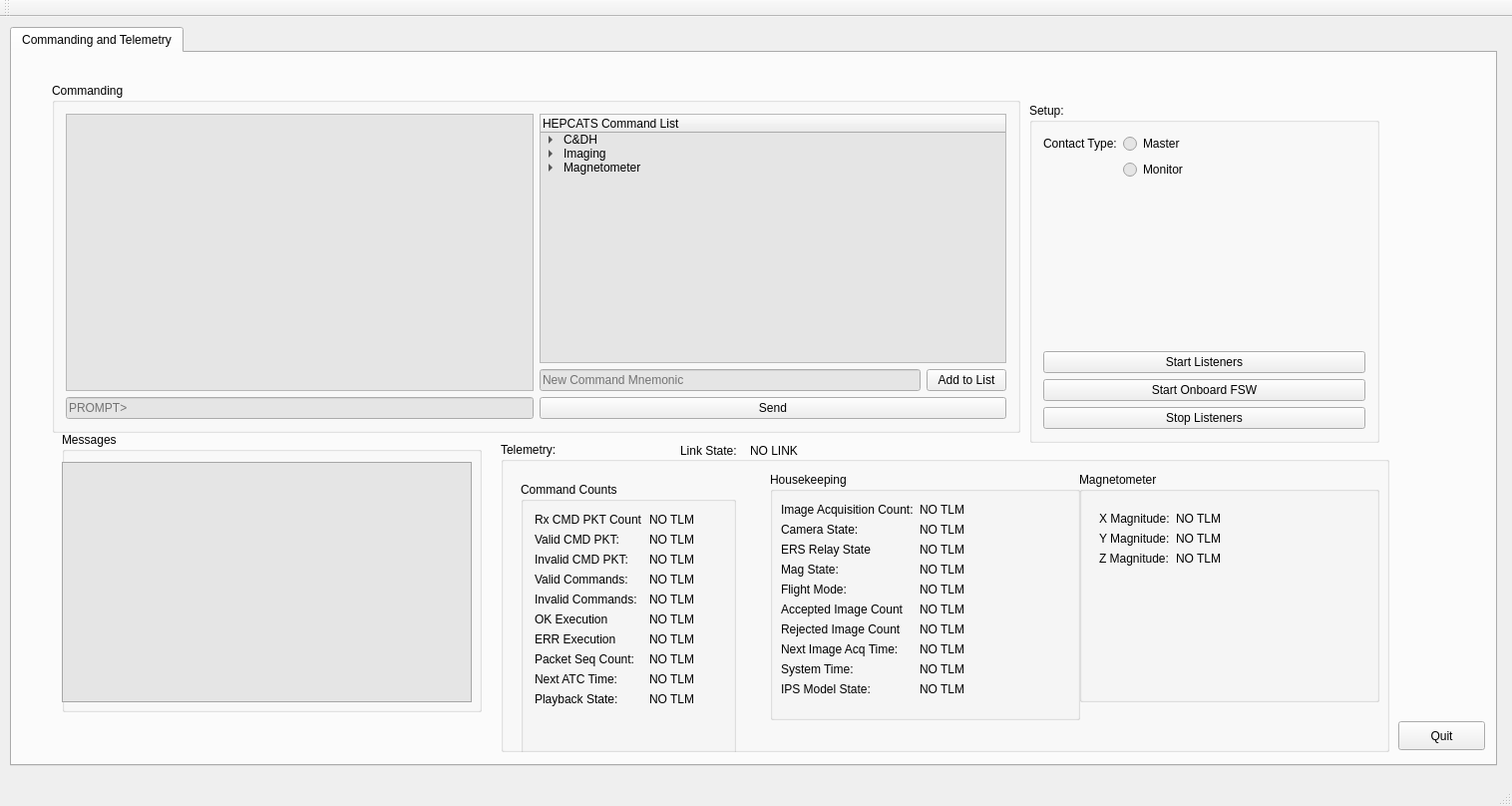
<?xml version="1.0" encoding="UTF-8"?>
<ui version="4.0">
 <class>MainWindow</class>
 <widget class="QMainWindow" name="MainWindow">
  <property name="geometry">
   <rect>
    <x>0</x>
    <y>0</y>
    <width>1516</width>
    <height>808</height>
   </rect>
  </property>
  <property name="windowTitle">
   <string>HEPCATS Ground Control</string>
  </property>
  <widget class="QWidget" name="centralWidget">
   <widget class="QTabWidget" name="tabWidget">
    <property name="geometry">
     <rect>
      <x>10</x>
      <y>10</y>
      <width>1491</width>
      <height>741</height>
     </rect>
    </property>
    <property name="currentIndex">
     <number>0</number>
    </property>
    <widget class="QWidget" name="tab">
     <property name="palette">
      <palette>
       <active>
        <colorrole role="Base">
         <brush brushstyle="SolidPattern">
          <color alpha="255">
           <red>229</red>
           <green>229</green>
           <blue>229</blue>
          </color>
         </brush>
        </colorrole>
       </active>
       <inactive>
        <colorrole role="Base">
         <brush brushstyle="SolidPattern">
          <color alpha="255">
           <red>229</red>
           <green>229</green>
           <blue>229</blue>
          </color>
         </brush>
        </colorrole>
       </inactive>
       <disabled>
        <colorrole role="Base">
         <brush brushstyle="SolidPattern">
          <color alpha="255">
           <red>255</red>
           <green>255</green>
           <blue>255</blue>
          </color>
         </brush>
        </colorrole>
       </disabled>
      </palette>
     </property>
     <attribute name="title">
      <string>Commanding and Telemetry</string>
     </attribute>
     <widget class="QGroupBox" name="grp_box_cmd">
      <property name="geometry">
       <rect>
        <x>40</x>
        <y>30</y>
        <width>971</width>
        <height>351</height>
       </rect>
      </property>
      <property name="title">
       <string>Commanding</string>
      </property>
      <layout class="QGridLayout" name="gridLayout">
       <item row="3" column="0">
        <widget class="QLineEdit" name="txt_prompt">
         <property name="acceptDrops">
          <bool>true</bool>
         </property>
         <property name="text">
          <string/>
         </property>
         <property name="dragEnabled">
          <bool>false</bool>
         </property>
         <property name="placeholderText">
          <string>PROMPT&gt;</string>
         </property>
         <property name="clearButtonEnabled">
          <bool>true</bool>
         </property>
        </widget>
       </item>
       <item row="3" column="1">
        <widget class="QPushButton" name="btn_enter">
         <property name="text">
          <string>Send</string>
         </property>
        </widget>
       </item>
       <item row="2" column="1">
        <layout class="QHBoxLayout" name="horizontalLayout_3">
         <item>
          <widget class="QLineEdit" name="txt_cmd_add_cmd">
           <property name="text">
            <string/>
           </property>
           <property name="placeholderText">
            <string>New Command Mnemonic</string>
           </property>
          </widget>
         </item>
         <item>
          <widget class="QPushButton" name="btn_tab_cmd_add_cmd">
           <property name="enabled">
            <bool>true</bool>
           </property>
           <property name="text">
            <string>Add to List</string>
           </property>
          </widget>
         </item>
        </layout>
       </item>
       <item row="1" column="0" rowspan="2">
        <widget class="QTextBrowser" name="cmd_txt_messages">
         <property name="acceptDrops">
          <bool>false</bool>
         </property>
         <property name="html">
          <string>&lt;!DOCTYPE HTML PUBLIC &quot;-//W3C//DTD HTML 4.0//EN&quot; &quot;http://www.w3.org/TR/REC-html40/strict.dtd&quot;&gt;
&lt;html&gt;&lt;head&gt;&lt;meta name=&quot;qrichtext&quot; content=&quot;1&quot; /&gt;&lt;style type=&quot;text/css&quot;&gt;
p, li { white-space: pre-wrap; }
&lt;/style&gt;&lt;/head&gt;&lt;body style=&quot; font-family:'Noto Sans'; font-size:9pt; font-weight:400; font-style:normal;&quot;&gt;
&lt;p style=&quot;-qt-paragraph-type:empty; margin-top:0px; margin-bottom:0px; margin-left:0px; margin-right:0px; -qt-block-indent:0; text-indent:0px;&quot;&gt;&lt;br /&gt;&lt;/p&gt;&lt;/body&gt;&lt;/html&gt;</string>
         </property>
        </widget>
       </item>
       <item row="1" column="1">
        <widget class="QTreeWidget" name="tree_active_cmds">
         <property name="editTriggers">
          <set>QAbstractItemView::NoEditTriggers</set>
         </property>
         <property name="dragEnabled">
          <bool>true</bool>
         </property>
         <property name="dragDropMode">
          <enum>QAbstractItemView::DragOnly</enum>
         </property>
         <property name="defaultDropAction">
          <enum>Qt::CopyAction</enum>
         </property>
         <column>
          <property name="text">
           <string>HEPCATS Command List</string>
          </property>
         </column>
         <item>
          <property name="text">
           <string>C&amp;DH</string>
          </property>
          <item>
           <property name="text">
            <string>cmd hepcats noop</string>
           </property>
          </item>
          <item>
           <property name="text">
            <string>Telemetry Playback</string>
           </property>
           <item>
            <property name="text">
             <string>cmd hepcats bgnpbk hk</string>
            </property>
           </item>
           <item>
            <property name="text">
             <string>cmd hepcats bgnpgk mag</string>
            </property>
           </item>
           <item>
            <property name="text">
             <string>cmd hepcats bgnpgk img</string>
            </property>
           </item>
          </item>
          <item>
           <property name="text">
            <string>Flight Table Mode</string>
           </property>
           <item>
            <property name="text">
             <string>cmd hepcats setflttblmd norm</string>
            </property>
           </item>
           <item>
            <property name="text">
             <string>cmd hepcats setflttblmd pbk</string>
            </property>
           </item>
           <item>
            <property name="text">
             <string>cmd hepcats setflttblmd img</string>
            </property>
           </item>
           <item>
            <property name="text">
             <string>cmd hepcats setflttblmd mag</string>
            </property>
           </item>
          </item>
         </item>
         <item>
          <property name="text">
           <string>Imaging</string>
          </property>
          <item>
           <property name="text">
            <string>cmd hepcats bgnimgacq roi</string>
           </property>
          </item>
          <item>
           <property name="text">
            <string>cmd hepcats haltimgacq</string>
           </property>
          </item>
         </item>
         <item>
          <property name="text">
           <string>Magnetometer</string>
          </property>
          <item>
           <property name="text">
            <string>Relay</string>
           </property>
           <item>
            <property name="text">
             <string>cmd hepcats erson</string>
            </property>
           </item>
           <item>
            <property name="text">
             <string>cmd hepcats ersoff</string>
            </property>
           </item>
          </item>
          <item>
           <property name="text">
            <string>DAQ</string>
           </property>
           <item>
            <property name="text">
             <string>cmd hepcats bgnmdqscan</string>
            </property>
           </item>
           <item>
            <property name="text">
             <string>cmd hepcats haltmdqscan</string>
            </property>
           </item>
          </item>
         </item>
        </widget>
       </item>
      </layout>
     </widget>
     <widget class="QGroupBox" name="grp_box_setup">
      <property name="geometry">
       <rect>
        <x>1020</x>
        <y>50</y>
        <width>351</width>
        <height>341</height>
       </rect>
      </property>
      <property name="title">
       <string>Setup:</string>
      </property>
      <layout class="QVBoxLayout" name="verticalLayout">
       <item>
        <layout class="QFormLayout" name="formLayout_3">
         <item row="0" column="0">
          <widget class="QLabel" name="label_23">
           <property name="text">
            <string>Contact Type:</string>
           </property>
          </widget>
         </item>
         <item row="0" column="1">
          <widget class="QRadioButton" name="rad_btn_Master">
           <property name="text">
            <string>Master</string>
           </property>
          </widget>
         </item>
         <item row="1" column="1">
          <widget class="QRadioButton" name="rad_btn_Monitor">
           <property name="text">
            <string>Monitor</string>
           </property>
          </widget>
         </item>
        </layout>
       </item>
       <item>
        <layout class="QVBoxLayout" name="verticalLayout_2">
         <item>
          <widget class="QPushButton" name="btn_start_listen">
           <property name="text">
            <string>Start Listeners</string>
           </property>
          </widget>
         </item>
         <item>
          <widget class="QPushButton" name="btn_start_program">
           <property name="text">
            <string>Start Onboard FSW</string>
           </property>
          </widget>
         </item>
         <item>
          <widget class="QPushButton" name="btn_stop_listeners">
           <property name="enabled">
            <bool>true</bool>
           </property>
           <property name="text">
            <string>Stop Listeners</string>
           </property>
          </widget>
         </item>
        </layout>
       </item>
      </layout>
     </widget>
     <widget class="QGroupBox" name="grp_box_messages">
      <property name="geometry">
       <rect>
        <x>50</x>
        <y>380</y>
        <width>421</width>
        <height>281</height>
       </rect>
      </property>
      <property name="palette">
       <palette>
        <active>
         <colorrole role="Base">
          <brush brushstyle="SolidPattern">
           <color alpha="255">
            <red>229</red>
            <green>229</green>
            <blue>229</blue>
           </color>
          </brush>
         </colorrole>
         <colorrole role="Window">
          <brush brushstyle="SolidPattern">
           <color alpha="255">
            <red>216</red>
            <green>216</green>
            <blue>216</blue>
           </color>
          </brush>
         </colorrole>
        </active>
        <inactive>
         <colorrole role="Base">
          <brush brushstyle="SolidPattern">
           <color alpha="255">
            <red>229</red>
            <green>229</green>
            <blue>229</blue>
           </color>
          </brush>
         </colorrole>
         <colorrole role="Window">
          <brush brushstyle="SolidPattern">
           <color alpha="255">
            <red>216</red>
            <green>216</green>
            <blue>216</blue>
           </color>
          </brush>
         </colorrole>
        </inactive>
        <disabled>
         <colorrole role="Base">
          <brush brushstyle="SolidPattern">
           <color alpha="255">
            <red>216</red>
            <green>216</green>
            <blue>216</blue>
           </color>
          </brush>
         </colorrole>
         <colorrole role="Window">
          <brush brushstyle="SolidPattern">
           <color alpha="255">
            <red>216</red>
            <green>216</green>
            <blue>216</blue>
           </color>
          </brush>
         </colorrole>
        </disabled>
       </palette>
      </property>
      <property name="title">
       <string>Messages</string>
      </property>
      <widget class="QTextBrowser" name="txt_messages_out">
       <property name="geometry">
        <rect>
         <x>0</x>
         <y>30</y>
         <width>411</width>
         <height>241</height>
        </rect>
       </property>
       <property name="acceptDrops">
        <bool>false</bool>
       </property>
       <property name="html">
        <string>&lt;!DOCTYPE HTML PUBLIC &quot;-//W3C//DTD HTML 4.0//EN&quot; &quot;http://www.w3.org/TR/REC-html40/strict.dtd&quot;&gt;
&lt;html&gt;&lt;head&gt;&lt;meta name=&quot;qrichtext&quot; content=&quot;1&quot; /&gt;&lt;style type=&quot;text/css&quot;&gt;
p, li { white-space: pre-wrap; }
&lt;/style&gt;&lt;/head&gt;&lt;body style=&quot; font-family:'Noto Sans'; font-size:9pt; font-weight:400; font-style:normal;&quot;&gt;
&lt;p style=&quot;-qt-paragraph-type:empty; margin-top:0px; margin-bottom:0px; margin-left:0px; margin-right:0px; -qt-block-indent:0; text-indent:0px;&quot;&gt;&lt;br /&gt;&lt;/p&gt;&lt;/body&gt;&lt;/html&gt;</string>
       </property>
      </widget>
     </widget>
     <widget class="QGroupBox" name="grp_box_telemetry">
      <property name="geometry">
       <rect>
        <x>490</x>
        <y>390</y>
        <width>891</width>
        <height>311</height>
       </rect>
      </property>
      <property name="title">
       <string>Telemetry: </string>
      </property>
      <widget class="QWidget" name="gridLayoutWidget">
       <property name="geometry">
        <rect>
         <x>9</x>
         <y>29</y>
         <width>238</width>
         <height>316</height>
        </rect>
       </property>
       <layout class="QGridLayout" name="gridLayout_2">
        <item row="0" column="0">
         <widget class="QGroupBox" name="grp_box_cmd_count">
          <property name="title">
           <string>Command Counts</string>
          </property>
          <layout class="QGridLayout" name="gridLayout_3">
           <item row="0" column="0">
            <layout class="QFormLayout" name="formLayout">
             <item row="1" column="0">
              <widget class="QLabel" name="label_3">
               <property name="text">
                <string>Valid CMD PKT:</string>
               </property>
              </widget>
             </item>
             <item row="2" column="0">
              <widget class="QLabel" name="label">
               <property name="text">
                <string>Invalid CMD PKT:</string>
               </property>
              </widget>
             </item>
             <item row="3" column="0">
              <widget class="QLabel" name="label_4">
               <property name="text">
                <string>Valid Commands:</string>
               </property>
              </widget>
             </item>
             <item row="11" column="0">
              <widget class="QLabel" name="label_6">
               <property name="text">
                <string/>
               </property>
              </widget>
             </item>
             <item row="4" column="0">
              <widget class="QLabel" name="label_5">
               <property name="text">
                <string>Invalid Commands:</string>
               </property>
              </widget>
             </item>
             <item row="5" column="0">
              <widget class="QLabel" name="label_7">
               <property name="text">
                <string>OK Execution</string>
               </property>
              </widget>
             </item>
             <item row="6" column="0">
              <widget class="QLabel" name="label_8">
               <property name="text">
                <string>ERR Execution</string>
               </property>
              </widget>
             </item>
             <item row="7" column="0">
              <widget class="QLabel" name="label_15">
               <property name="text">
                <string>Packet Seq Count:</string>
               </property>
              </widget>
             </item>
             <item row="10" column="0">
              <widget class="QLabel" name="label_16">
               <property name="text">
                <string/>
               </property>
              </widget>
             </item>
             <item row="8" column="0">
              <widget class="QLabel" name="label_18">
               <property name="text">
                <string>Next ATC Time:</string>
               </property>
              </widget>
             </item>
             <item row="9" column="0">
              <widget class="QLabel" name="label_19">
               <property name="text">
                <string>Playback State:</string>
               </property>
              </widget>
             </item>
             <item row="1" column="1">
              <widget class="QLabel" name="lbl_val_telecmd_pkt_cnt">
               <property name="text">
                <string>NO TLM</string>
               </property>
              </widget>
             </item>
             <item row="2" column="1">
              <widget class="QLabel" name="lbl_inv_telecmd_pkt_cnt">
               <property name="text">
                <string>NO TLM</string>
               </property>
              </widget>
             </item>
             <item row="3" column="1">
              <widget class="QLabel" name="lbl_val_cmd_cnt">
               <property name="text">
                <string>NO TLM</string>
               </property>
              </widget>
             </item>
             <item row="4" column="1">
              <widget class="QLabel" name="lbl_inv_cmd_cnt">
               <property name="text">
                <string>NO TLM </string>
               </property>
              </widget>
             </item>
             <item row="5" column="1">
              <widget class="QLabel" name="lbl_cmd_exec_suc_cnt">
               <property name="text">
                <string>NO TLM</string>
               </property>
              </widget>
             </item>
             <item row="6" column="1">
              <widget class="QLabel" name="lbl_cmd_exec_err_cnt">
               <property name="text">
                <string>NO TLM</string>
               </property>
              </widget>
             </item>
             <item row="7" column="1">
              <widget class="QLabel" name="lbl_tlm_pkt_xfr_frm_seq_cnt">
               <property name="text">
                <string>NO TLM </string>
               </property>
              </widget>
             </item>
             <item row="8" column="1">
              <widget class="QLabel" name="lbl_next_atc_tm_str">
               <property name="text">
                <string>NO TLM</string>
               </property>
              </widget>
             </item>
             <item row="9" column="1">
              <widget class="QLabel" name="lbl_pbk_prog_flg">
               <property name="text">
                <string>NO TLM</string>
               </property>
              </widget>
             </item>
             <item row="0" column="0">
              <widget class="QLabel" name="label_20">
               <property name="text">
                <string>Rx CMD PKT Count</string>
               </property>
              </widget>
             </item>
             <item row="0" column="1">
              <widget class="QLabel" name="lbl_rx_cmd_pkt_cnt">
               <property name="text">
                <string>NO TLM</string>
               </property>
              </widget>
             </item>
            </layout>
           </item>
          </layout>
         </widget>
        </item>
       </layout>
      </widget>
      <widget class="QLabel" name="lbl_link_state">
       <property name="geometry">
        <rect>
         <x>250</x>
         <y>0</y>
         <width>141</width>
         <height>17</height>
        </rect>
       </property>
       <property name="palette">
        <palette>
         <active>
          <colorrole role="WindowText">
           <brush brushstyle="SolidPattern">
            <color alpha="255">
             <red>0</red>
             <green>0</green>
             <blue>0</blue>
            </color>
           </brush>
          </colorrole>
          <colorrole role="Button">
           <brush brushstyle="SolidPattern">
            <color alpha="255">
             <red>25</red>
             <green>255</green>
             <blue>0</blue>
            </color>
           </brush>
          </colorrole>
          <colorrole role="Light">
           <brush brushstyle="SolidPattern">
            <color alpha="255">
             <red>140</red>
             <green>255</green>
             <blue>127</blue>
            </color>
           </brush>
          </colorrole>
          <colorrole role="Midlight">
           <brush brushstyle="SolidPattern">
            <color alpha="255">
             <red>82</red>
             <green>255</green>
             <blue>63</blue>
            </color>
           </brush>
          </colorrole>
          <colorrole role="Dark">
           <brush brushstyle="SolidPattern">
            <color alpha="255">
             <red>12</red>
             <green>127</green>
             <blue>0</blue>
            </color>
           </brush>
          </colorrole>
          <colorrole role="Mid">
           <brush brushstyle="SolidPattern">
            <color alpha="255">
             <red>16</red>
             <green>170</green>
             <blue>0</blue>
            </color>
           </brush>
          </colorrole>
          <colorrole role="Text">
           <brush brushstyle="SolidPattern">
            <color alpha="255">
             <red>0</red>
             <green>255</green>
             <blue>0</blue>
            </color>
           </brush>
          </colorrole>
          <colorrole role="BrightText">
           <brush brushstyle="SolidPattern">
            <color alpha="255">
             <red>255</red>
             <green>255</green>
             <blue>255</blue>
            </color>
           </brush>
          </colorrole>
          <colorrole role="ButtonText">
           <brush brushstyle="SolidPattern">
            <color alpha="255">
             <red>0</red>
             <green>0</green>
             <blue>0</blue>
            </color>
           </brush>
          </colorrole>
          <colorrole role="Base">
           <brush brushstyle="SolidPattern">
            <color alpha="255">
             <red>255</red>
             <green>255</green>
             <blue>255</blue>
            </color>
           </brush>
          </colorrole>
          <colorrole role="Window">
           <brush brushstyle="SolidPattern">
            <color alpha="255">
             <red>25</red>
             <green>255</green>
             <blue>0</blue>
            </color>
           </brush>
          </colorrole>
          <colorrole role="Shadow">
           <brush brushstyle="SolidPattern">
            <color alpha="255">
             <red>0</red>
             <green>0</green>
             <blue>0</blue>
            </color>
           </brush>
          </colorrole>
          <colorrole role="AlternateBase">
           <brush brushstyle="SolidPattern">
            <color alpha="255">
             <red>140</red>
             <green>255</green>
             <blue>127</blue>
            </color>
           </brush>
          </colorrole>
          <colorrole role="ToolTipBase">
           <brush brushstyle="SolidPattern">
            <color alpha="255">
             <red>255</red>
             <green>255</green>
             <blue>220</blue>
            </color>
           </brush>
          </colorrole>
          <colorrole role="ToolTipText">
           <brush brushstyle="SolidPattern">
            <color alpha="255">
             <red>0</red>
             <green>0</green>
             <blue>0</blue>
            </color>
           </brush>
          </colorrole>
         </active>
         <inactive>
          <colorrole role="WindowText">
           <brush brushstyle="SolidPattern">
            <color alpha="255">
             <red>0</red>
             <green>0</green>
             <blue>0</blue>
            </color>
           </brush>
          </colorrole>
          <colorrole role="Button">
           <brush brushstyle="SolidPattern">
            <color alpha="255">
             <red>25</red>
             <green>255</green>
             <blue>0</blue>
            </color>
           </brush>
          </colorrole>
          <colorrole role="Light">
           <brush brushstyle="SolidPattern">
            <color alpha="255">
             <red>140</red>
             <green>255</green>
             <blue>127</blue>
            </color>
           </brush>
          </colorrole>
          <colorrole role="Midlight">
           <brush brushstyle="SolidPattern">
            <color alpha="255">
             <red>82</red>
             <green>255</green>
             <blue>63</blue>
            </color>
           </brush>
          </colorrole>
          <colorrole role="Dark">
           <brush brushstyle="SolidPattern">
            <color alpha="255">
             <red>12</red>
             <green>127</green>
             <blue>0</blue>
            </color>
           </brush>
          </colorrole>
          <colorrole role="Mid">
           <brush brushstyle="SolidPattern">
            <color alpha="255">
             <red>16</red>
             <green>170</green>
             <blue>0</blue>
            </color>
           </brush>
          </colorrole>
          <colorrole role="Text">
           <brush brushstyle="SolidPattern">
            <color alpha="255">
             <red>0</red>
             <green>255</green>
             <blue>0</blue>
            </color>
           </brush>
          </colorrole>
          <colorrole role="BrightText">
           <brush brushstyle="SolidPattern">
            <color alpha="255">
             <red>255</red>
             <green>255</green>
             <blue>255</blue>
            </color>
           </brush>
          </colorrole>
          <colorrole role="ButtonText">
           <brush brushstyle="SolidPattern">
            <color alpha="255">
             <red>0</red>
             <green>0</green>
             <blue>0</blue>
            </color>
           </brush>
          </colorrole>
          <colorrole role="Base">
           <brush brushstyle="SolidPattern">
            <color alpha="255">
             <red>255</red>
             <green>255</green>
             <blue>255</blue>
            </color>
           </brush>
          </colorrole>
          <colorrole role="Window">
           <brush brushstyle="SolidPattern">
            <color alpha="255">
             <red>25</red>
             <green>255</green>
             <blue>0</blue>
            </color>
           </brush>
          </colorrole>
          <colorrole role="Shadow">
           <brush brushstyle="SolidPattern">
            <color alpha="255">
             <red>0</red>
             <green>0</green>
             <blue>0</blue>
            </color>
           </brush>
          </colorrole>
          <colorrole role="AlternateBase">
           <brush brushstyle="SolidPattern">
            <color alpha="255">
             <red>140</red>
             <green>255</green>
             <blue>127</blue>
            </color>
           </brush>
          </colorrole>
          <colorrole role="ToolTipBase">
           <brush brushstyle="SolidPattern">
            <color alpha="255">
             <red>255</red>
             <green>255</green>
             <blue>220</blue>
            </color>
           </brush>
          </colorrole>
          <colorrole role="ToolTipText">
           <brush brushstyle="SolidPattern">
            <color alpha="255">
             <red>0</red>
             <green>0</green>
             <blue>0</blue>
            </color>
           </brush>
          </colorrole>
         </inactive>
         <disabled>
          <colorrole role="WindowText">
           <brush brushstyle="SolidPattern">
            <color alpha="255">
             <red>12</red>
             <green>127</green>
             <blue>0</blue>
            </color>
           </brush>
          </colorrole>
          <colorrole role="Button">
           <brush brushstyle="SolidPattern">
            <color alpha="255">
             <red>25</red>
             <green>255</green>
             <blue>0</blue>
            </color>
           </brush>
          </colorrole>
          <colorrole role="Light">
           <brush brushstyle="SolidPattern">
            <color alpha="255">
             <red>140</red>
             <green>255</green>
             <blue>127</blue>
            </color>
           </brush>
          </colorrole>
          <colorrole role="Midlight">
           <brush brushstyle="SolidPattern">
            <color alpha="255">
             <red>82</red>
             <green>255</green>
             <blue>63</blue>
            </color>
           </brush>
          </colorrole>
          <colorrole role="Dark">
           <brush brushstyle="SolidPattern">
            <color alpha="255">
             <red>12</red>
             <green>127</green>
             <blue>0</blue>
            </color>
           </brush>
          </colorrole>
          <colorrole role="Mid">
           <brush brushstyle="SolidPattern">
            <color alpha="255">
             <red>16</red>
             <green>170</green>
             <blue>0</blue>
            </color>
           </brush>
          </colorrole>
          <colorrole role="Text">
           <brush brushstyle="SolidPattern">
            <color alpha="255">
             <red>12</red>
             <green>127</green>
             <blue>0</blue>
            </color>
           </brush>
          </colorrole>
          <colorrole role="BrightText">
           <brush brushstyle="SolidPattern">
            <color alpha="255">
             <red>255</red>
             <green>255</green>
             <blue>255</blue>
            </color>
           </brush>
          </colorrole>
          <colorrole role="ButtonText">
           <brush brushstyle="SolidPattern">
            <color alpha="255">
             <red>12</red>
             <green>127</green>
             <blue>0</blue>
            </color>
           </brush>
          </colorrole>
          <colorrole role="Base">
           <brush brushstyle="SolidPattern">
            <color alpha="255">
             <red>25</red>
             <green>255</green>
             <blue>0</blue>
            </color>
           </brush>
          </colorrole>
          <colorrole role="Window">
           <brush brushstyle="SolidPattern">
            <color alpha="255">
             <red>25</red>
             <green>255</green>
             <blue>0</blue>
            </color>
           </brush>
          </colorrole>
          <colorrole role="Shadow">
           <brush brushstyle="SolidPattern">
            <color alpha="255">
             <red>0</red>
             <green>0</green>
             <blue>0</blue>
            </color>
           </brush>
          </colorrole>
          <colorrole role="AlternateBase">
           <brush brushstyle="SolidPattern">
            <color alpha="255">
             <red>25</red>
             <green>255</green>
             <blue>0</blue>
            </color>
           </brush>
          </colorrole>
          <colorrole role="ToolTipBase">
           <brush brushstyle="SolidPattern">
            <color alpha="255">
             <red>255</red>
             <green>255</green>
             <blue>220</blue>
            </color>
           </brush>
          </colorrole>
          <colorrole role="ToolTipText">
           <brush brushstyle="SolidPattern">
            <color alpha="255">
             <red>0</red>
             <green>0</green>
             <blue>0</blue>
            </color>
           </brush>
          </colorrole>
         </disabled>
        </palette>
       </property>
       <property name="text">
        <string>NO LINK</string>
       </property>
      </widget>
      <widget class="QLabel" name="label_25">
       <property name="geometry">
        <rect>
         <x>180</x>
         <y>0</y>
         <width>71</width>
         <height>17</height>
        </rect>
       </property>
       <property name="text">
        <string>Link State:</string>
       </property>
      </widget>
      <widget class="QGroupBox" name="grp_box_housekeeping">
       <property name="geometry">
        <rect>
         <x>270</x>
         <y>30</y>
         <width>311</width>
         <height>249</height>
        </rect>
       </property>
       <property name="title">
        <string>Housekeeping</string>
       </property>
       <widget class="QWidget" name="formLayoutWidget_2">
        <property name="geometry">
         <rect>
          <x>0</x>
          <y>20</y>
          <width>291</width>
          <height>251</height>
         </rect>
        </property>
        <layout class="QFormLayout" name="formLayout_2">
         <item row="0" column="0">
          <widget class="QLabel" name="label_21">
           <property name="text">
            <string>Image Acquisition Count:</string>
           </property>
          </widget>
         </item>
         <item row="0" column="1">
          <widget class="QLabel" name="lbl_acq_img_cnt">
           <property name="text">
            <string>NO TLM</string>
           </property>
          </widget>
         </item>
         <item row="1" column="0">
          <widget class="QLabel" name="label_9">
           <property name="text">
            <string>Camera State:</string>
           </property>
          </widget>
         </item>
         <item row="1" column="1">
          <widget class="QLabel" name="lbl_img_acq_prog_flag">
           <property name="text">
            <string>NO TLM</string>
           </property>
          </widget>
         </item>
         <item row="2" column="0">
          <widget class="QLabel" name="label_10">
           <property name="text">
            <string>ERS Relay State</string>
           </property>
          </widget>
         </item>
         <item row="2" column="1">
          <widget class="QLabel" name="lbl_ers_rly_swtch_state">
           <property name="text">
            <string>NO TLM</string>
           </property>
          </widget>
         </item>
         <item row="3" column="0">
          <widget class="QLabel" name="label_11">
           <property name="text">
            <string>Mag State:</string>
           </property>
          </widget>
         </item>
         <item row="3" column="1">
          <widget class="QLabel" name="lbl_mdq_scan_state">
           <property name="text">
            <string>NO TLM</string>
           </property>
          </widget>
         </item>
         <item row="4" column="0">
          <widget class="QLabel" name="label_13">
           <property name="text">
            <string>Flight Mode:</string>
           </property>
          </widget>
         </item>
         <item row="4" column="1">
          <widget class="QLabel" name="lbl_flt_tbl_mode">
           <property name="text">
            <string>NO TLM</string>
           </property>
          </widget>
         </item>
         <item row="5" column="0">
          <widget class="QLabel" name="label_12">
           <property name="text">
            <string>Accepted Image Count</string>
           </property>
          </widget>
         </item>
         <item row="5" column="1">
          <widget class="QLabel" name="lbl_img_accpt_cnt">
           <property name="text">
            <string>NO TLM</string>
           </property>
          </widget>
         </item>
         <item row="6" column="0">
          <widget class="QLabel" name="label_14">
           <property name="text">
            <string>Rejected Image Count</string>
           </property>
          </widget>
         </item>
         <item row="6" column="1">
          <widget class="QLabel" name="lbl_img_rej_cnt">
           <property name="text">
            <string>NO TLM</string>
           </property>
          </widget>
         </item>
         <item row="7" column="0">
          <widget class="QLabel" name="label_2">
           <property name="text">
            <string>Next Image Acq Time:</string>
           </property>
          </widget>
         </item>
         <item row="7" column="1">
          <widget class="QLabel" name="lbl_next_img_acq_tm_str">
           <property name="text">
            <string>NO TLM</string>
           </property>
          </widget>
         </item>
         <item row="10" column="0">
          <widget class="QLabel" name="label_17">
           <property name="text">
            <string/>
           </property>
          </widget>
         </item>
         <item row="8" column="0">
          <widget class="QLabel" name="label_22">
           <property name="text">
            <string>System Time:</string>
           </property>
          </widget>
         </item>
         <item row="8" column="1">
          <widget class="QLabel" name="lbl_sys_tm_str">
           <property name="text">
            <string>NO TLM</string>
           </property>
          </widget>
         </item>
         <item row="9" column="0">
          <widget class="QLabel" name="label_28">
           <property name="text">
            <string>IPS Model State:</string>
           </property>
          </widget>
         </item>
         <item row="9" column="1">
          <widget class="QLabel" name="lbl_ips_mdl_state">
           <property name="text">
            <string>NO TLM</string>
           </property>
          </widget>
         </item>
        </layout>
       </widget>
      </widget>
      <widget class="QGroupBox" name="groupBox">
       <property name="geometry">
        <rect>
         <x>580</x>
         <y>30</y>
         <width>301</width>
         <height>231</height>
        </rect>
       </property>
       <property name="title">
        <string>Magnetometer</string>
       </property>
       <widget class="QWidget" name="formLayoutWidget">
        <property name="geometry">
         <rect>
          <x>9</x>
          <y>29</y>
          <width>281</width>
          <height>191</height>
         </rect>
        </property>
        <layout class="QFormLayout" name="formLayout_4">
         <item row="0" column="0">
          <widget class="QLabel" name="label_24">
           <property name="text">
            <string>X Magnitude:</string>
           </property>
          </widget>
         </item>
         <item row="1" column="0">
          <widget class="QLabel" name="label_26">
           <property name="text">
            <string>Y Magnitude:</string>
           </property>
          </widget>
         </item>
         <item row="2" column="0">
          <widget class="QLabel" name="label_27">
           <property name="text">
            <string>Z Magnitude:</string>
           </property>
          </widget>
         </item>
         <item row="0" column="1">
          <widget class="QLabel" name="lbl_magx">
           <property name="text">
            <string>NO TLM</string>
           </property>
          </widget>
         </item>
         <item row="1" column="1">
          <widget class="QLabel" name="lbl_magy">
           <property name="text">
            <string>NO TLM</string>
           </property>
          </widget>
         </item>
         <item row="2" column="1">
          <widget class="QLabel" name="lbl_magz">
           <property name="text">
            <string>NO TLM</string>
           </property>
          </widget>
         </item>
        </layout>
       </widget>
      </widget>
     </widget>
     <widget class="QPushButton" name="btn_quit">
      <property name="geometry">
       <rect>
        <x>1390</x>
        <y>670</y>
        <width>87</width>
        <height>29</height>
       </rect>
      </property>
      <property name="text">
       <string>Quit</string>
      </property>
     </widget>
    </widget>
   </widget>
  </widget>
  <widget class="QMenuBar" name="menuBar">
   <property name="geometry">
    <rect>
     <x>0</x>
     <y>0</y>
     <width>1516</width>
     <height>22</height>
    </rect>
   </property>
  </widget>
  <widget class="QToolBar" name="mainToolBar">
   <attribute name="toolBarArea">
    <enum>TopToolBarArea</enum>
   </attribute>
   <attribute name="toolBarBreak">
    <bool>false</bool>
   </attribute>
  </widget>
  <widget class="QStatusBar" name="statusBar"/>
 </widget>
 <layoutdefault spacing="6" margin="11"/>
 <resources/>
 <connections/>
</ui>
